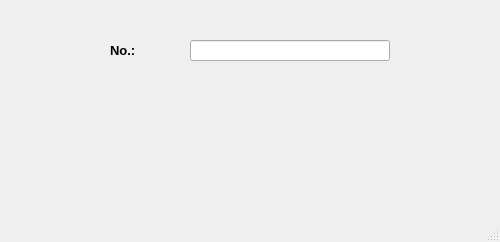
<?xml version="1.0" encoding="UTF-8"?>
<ui version="4.0">
 <class>update</class>
 <widget class="QMainWindow" name="update">
  <property name="geometry">
   <rect>
    <x>0</x>
    <y>0</y>
    <width>500</width>
    <height>242</height>
   </rect>
  </property>
  <property name="windowTitle">
   <string>MainWindow</string>
  </property>
  <widget class="QWidget" name="centralwidget">
   <widget class="QLineEdit" name="lineEdit_6">
    <property name="geometry">
     <rect>
      <x>190</x>
      <y>40</y>
      <width>200</width>
      <height>21</height>
     </rect>
    </property>
   </widget>
   <widget class="QLabel" name="label">
    <property name="geometry">
     <rect>
      <x>110</x>
      <y>40</y>
      <width>61</width>
      <height>21</height>
     </rect>
    </property>
    <property name="text">
     <string>&lt;!DOCTYPE HTML PUBLIC &quot;-//W3C//DTD HTML 4.0//EN&quot; &quot;http://www.w3.org/TR/REC-html40/strict.dtd&quot;&gt;
&lt;html&gt;&lt;head&gt;&lt;meta name=&quot;qrichtext&quot; content=&quot;1&quot; /&gt;&lt;style type=&quot;text/css&quot;&gt;
p, li { white-space: pre-wrap; }
&lt;/style&gt;&lt;/head&gt;&lt;body style=&quot; font-family:'MS Shell Dlg 2'; font-size:8.25pt; font-weight:400; font-style:normal;&quot;&gt;
&lt;p style=&quot; margin-top:0px; margin-bottom:0px; margin-left:0px; margin-right:0px; -qt-block-indent:0; text-indent:0px;&quot;&gt;&lt;span style=&quot; font-size:10pt; font-weight:600;&quot;&gt;No.:&lt;/span&gt;&lt;/p&gt;&lt;/body&gt;&lt;/html&gt;</string>
    </property>
   </widget>
   <widget class="QPushButton" name="pushButton_8">
    <property name="geometry">
     <rect>
      <x>10</x>
      <y>80</y>
      <width>481</width>
      <height>111</height>
     </rect>
    </property>
    <property name="styleSheet">
     <string notr="true">QPushButton
{
image: url(:/images/update.png); 
background-color: transparent;
border-style: outset;
border-width: 2px;
border-radius: 10px;
border-color: transparent;
font: bold 22px;
min-width:4m;
padding: 6px;
}</string>
    </property>
    <property name="text">
     <string/>
    </property>
   </widget>
  </widget>
  <widget class="QMenuBar" name="menubar">
   <property name="geometry">
    <rect>
     <x>0</x>
     <y>0</y>
     <width>500</width>
     <height>21</height>
    </rect>
   </property>
  </widget>
  <widget class="QStatusBar" name="statusbar"/>
 </widget>
 <resources/>
 <connections/>
</ui>
